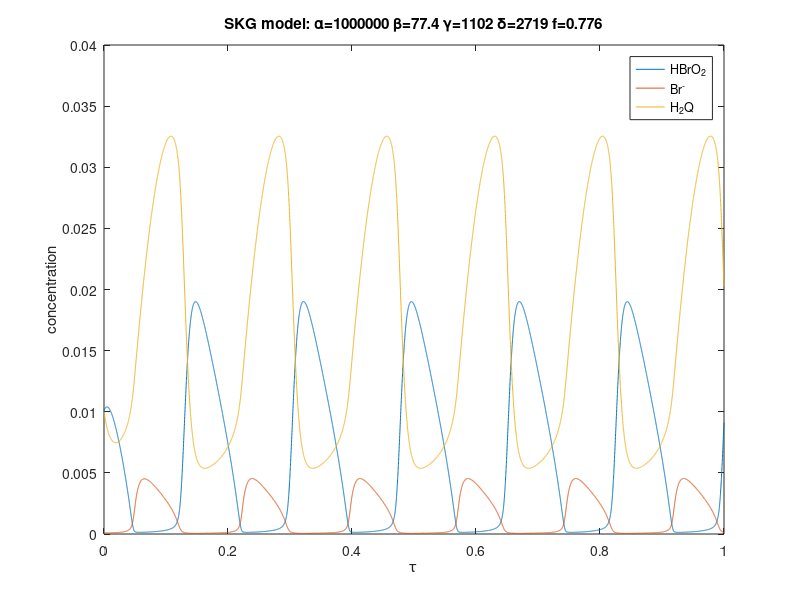

MATLAB code to generate this figure:
# -*-octave-*-
# SKG model DOI: 10.1021/jp9832721
# Eqs E6-E8


global galpha = 1000000;
global gbeta = 77.4;
global ggamma = 1102;
global gdelta = 2719;
global gf = 0.776;

function xdot = f (x, t)
  global galpha;
  global gbeta;
  global ggamma;
  global gdelta;
  global gf;

  xdot = zeros (3, 1);

  # alpha = ka * kc / realpow(kf, 2);
  # beta = kb / kf;
  # delta = 2 * kc * k3 / realpow(kf, 2);
  # gamma = kd * realsqrt(ke) / realpow(kf, 3/2);

  xdot(1) = x(2) * (gbeta - galpha * x(1)) + x(3) * (ggamma * realsqrt(x(1)) + 1.0) - gdelta * realpow(xdot(1), 2);
  xdot(2) = 1.0 - x(2) * (gbeta + galpha * x(1));
  xdot(3) = gf - x(3) * (ggamma * realsqrt(x(1)) + 1.0); 

endfunction



#1 HBrO2
x1 = 0.01;
#2 Br-
x2 = 0;
#3 H2Q
x3 = 0.01;

x0 = [x1; x2; x3];

# time = kf*t
t = linspace (0, 1, 10000);

y = lsode ("f", x0, t);


plot (t, y);

xlabel("\\tau");
ylabel("concentration");
title(cstrcat("SKG model: \\alpha=", num2str(galpha),
			  " \\beta=", num2str(gbeta),
			  " \\gamma=", num2str(ggamma),
			  " \\delta=", num2str(gdelta),
			  " f=", num2str(gf))
	  );
legend("HBrO_2", "Br^-", "H_2Q");

print -djpg skg.jpg

d = [rot90(t, -1), y];

save plot.mat d;

quit(0);



